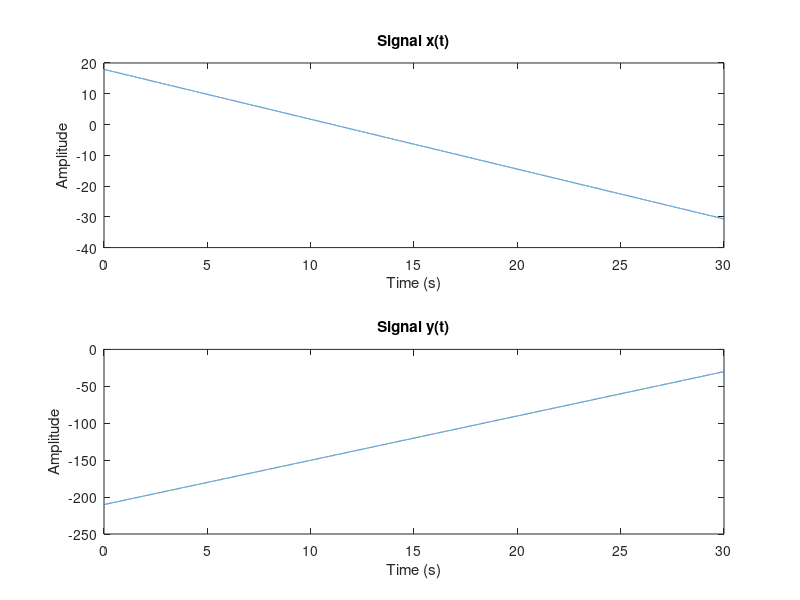
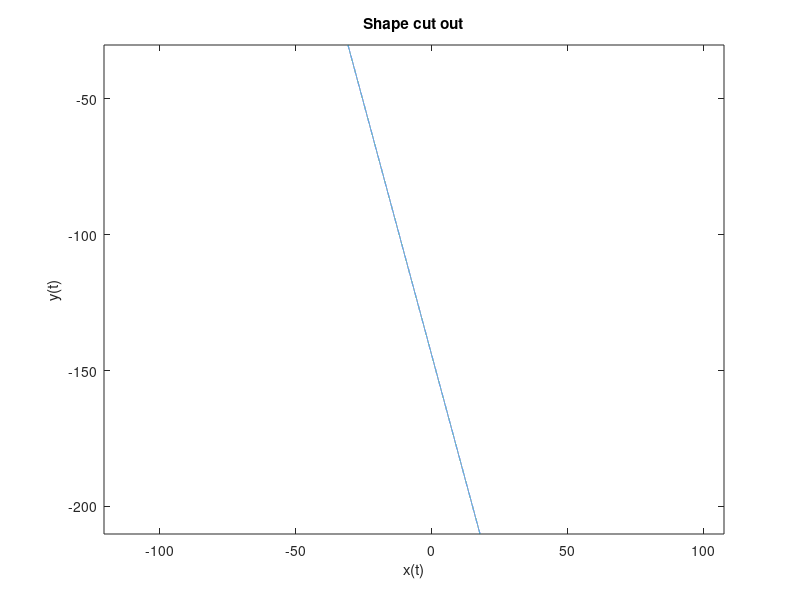

These charts were generated, in order, by the following MATLAB code:

% Given signals
r = 6;
t = 0:0.001:30;
x = 2 + r*(t) - 0.293*r*(t-3) - 1.414*r*(t-4.414) - 0.293*r*(t-5.828) + r*(t-6.828) + r*(t-7.828) - 0.413*r*(t-9.828) + 0.143*r*(t-15.659) - r*(t-17.659) - r*(t-20.659) + 0.106*r*(t-22.659) - 0.106*r*(t-27.132) + r*(t-32.132);
y = 7 - 0.707*r*(t-3) + 0.707*r*(t-5.828) - r*(t-6.828) + r*(t-7.828) + 0.515*r*(t-9.828) - 0.515*r*(t-15.569) - r*(t-17.569) + r*(t-20.569) - 0.247*r*(t-22.569) + 0.247*r*(t-27.042) + r*(t-32.042);

% Plotting x(t)
subplot(2,1,1);
plot(t,x);
title('Signal x(t)');
xlabel('Time (s)');
ylabel('Amplitude');

% Plotting y(t)
subplot(2,1,2);
plot(t,y);
title('Signal y(t)');
xlabel('Time (s)');
ylabel('Amplitude');

% Plotting y(t) vs x(t)
figure;
plot(x,y);
title('Shape cut out');
xlabel('x(t)');
ylabel('y(t)');
axis equal;

% Calculating time required for laser cutting
time = t(end)-t(1);
fprintf('Time required for laser cutting is %f seconds.\n', time);